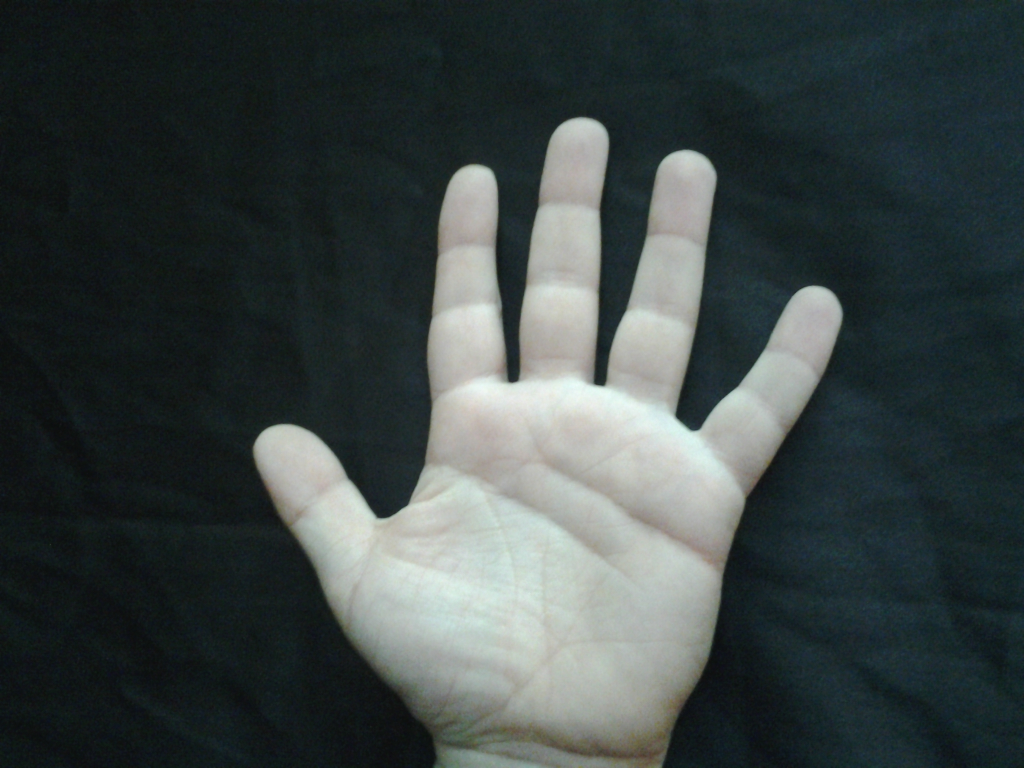
#> input picture Example_data/p1/Hand/Left/p1_l_2.jpg, 2048 x 1536 px (shown at 1/2 size)
$ python extract.py ../Example_data/p1/Hand/Left out.png out   (older library calls are emulated)
#> lines starting #> are read from the running program, lines starting #| are printed output that depends on the picture; after the words box and inside, x2 and y2 are one past the last pixel; in counts of white or black regions, pixels touching at a corner belong together
import os
import cv2
import json
import numpy as np
import re
import matplotlib.pyplot as plt

def get_person_id(image_path):
    # Regex pattern to match 'p{number}'
    pattern = r'p\d+'
    # Find all occurrences of the pattern in the string
    match = re.search(pattern, image_path)
    return match.group() if match else None

def normalize_hand_orientation(image):
    # Convert to grayscale and threshold
    gray = cv2.cvtColor(image, cv2.COLOR_BGR2GRAY)
    _, thresh = cv2.threshold(gray, 127, 255, cv2.THRESH_BINARY)

    # Find contours
    contours, _ = cv2.findContours(thresh, cv2.RETR_TREE, cv2.CHAIN_APPROX_SIMPLE)

    # Find the largest contour which should be the hand
    hand_contour = max(contours, key=cv2.contourArea)

    # Calculate the bounding rectangle and minimum area rectangle
    rect = cv2.minAreaRect(hand_contour)
    box = cv2.boxPoints(rect)
    box = np.array(box, dtype=np.intp)  # Updated to avoid the deprecation warning

    # Get the angle and size of the hand
    angle = rect[-1]
    if angle < -45:
        angle = 90 + angle

    # Rotate the image to normalize the orientation
    (h, w) = image.shape[:2]
    center = (w // 2, h // 2)
    M = cv2.getRotationMatrix2D(center, angle, 1.0)
    rotated = cv2.warpAffine(image, M, (w, h), flags=cv2.INTER_CUBIC, borderMode=cv2.BORDER_REPLICATE)

    # Find the new contour after rotation
    gray_rotated = cv2.cvtColor(rotated, cv2.COLOR_BGR2GRAY)
    _, thresh_rotated = cv2.threshold(gray_rotated, 127, 255, cv2.THRESH_BINARY)
    contours_rotated, _ = cv2.findContours(thresh_rotated, cv2.RETR_TREE, cv2.CHAIN_APPROX_SIMPLE)

    # Find the largest contour which should be the hand
    hand_contour_rotated = max(contours_rotated, key=cv2.contourArea)

    # Crop the rotated image around the hand contour
    x, y, w, h = cv2.boundingRect(hand_contour_rotated)
    hand_roi = rotated[y:y+h, x:x+w]

    # Resize to a fixed size
    hand_roi_resized = cv2.resize(hand_roi, (300, 300))

    return hand_roi_resized

def extract_hand_geometry_features(image, num_fingers=5):
    # Convert to grayscale and threshold
    gray = cv2.cvtColor(image, cv2.COLOR_BGR2GRAY)
    _, thresh = cv2.threshold(gray, 127, 255, cv2.THRESH_BINARY)

    # Find contours
    contours, _ = cv2.findContours(thresh, cv2.RETR_TREE, cv2.CHAIN_APPROX_SIMPLE)

    # Find the largest contour which should be the hand
    hand_contour = max(contours, key=cv2.contourArea)

    # Find the convex hull and defects
    hull = cv2.convexHull(hand_contour, returnPoints=False)
    hull[::-1].sort(axis=0)
    defects = cv2.convexityDefects(hand_contour, hull)

    # Initialize lists to hold lengths and widths
    finger_lengths = []
    finger_widths = []

    if defects is not None:
        for i in range(defects.shape[0]):
            s, e, f, _ = defects[i, 0]
            start = tuple(hand_contour[s][0])
            end = tuple(hand_contour[e][0])
            far = tuple(hand_contour[f][0])
            finger_lengths.append(np.linalg.norm(np.array(start) - np.array(end)))
            finger_widths.append(np.linalg.norm(np.array(start) - np.array(far)))

            # Draw lines on the image for visualization
            cv2.line(image, start, end, (0, 255, 0), 2)
            cv2.line(image, start, far, (255, 0, 0), 2)

    # Ensure the lengths and widths vectors are of the same size
    if len(finger_lengths) < num_fingers:
        finger_lengths.extend([0] * (num_fingers - len(finger_lengths)))
    if len(finger_widths) < num_fingers:
        finger_widths.extend([0] * (num_fingers - len(finger_widths)))

    # Trim the lists to the fixed size
    finger_lengths = finger_lengths[:num_fingers]
    finger_widths = finger_widths[:num_fingers]

    return finger_lengths + finger_widths

def extract_palmprint_features(image):
    # Convert to grayscale
    gray = cv2.cvtColor(image, cv2.COLOR_BGR2GRAY)
    gray = cv2.resize(gray, (128, 128))

    # Extract texture features (e.g., using Local Binary Pattern)
    lbp = cv2.Laplacian(gray, cv2.CV_64F)
    hist, _ = np.histogram(lbp, bins=64, range=(0, 256))
    hist = hist.astype("float")
    hist /= (hist.sum() + 1e-6)  # Normalize histogram

    return hist.tolist()

def extract_features(image_path):
    image = cv2.imread(image_path)
    person_id = get_person_id(image_path)

    # Normalize the hand orientation and extract the hand ROI
    hand_roi = normalize_hand_orientation(image)

    hand_geometry_features = extract_hand_geometry_features(hand_roi)
    palmprint_features = extract_palmprint_features(hand_roi)

    return {
        "hand_geometry": hand_geometry_features,
        "palmprint": palmprint_features,
        "person_id": person_id,
        "hand_roi": hand_roi  # Added for visualization
    }

def get_all_image_paths(directory):
    image_paths = []
    for root, _, files in os.walk(directory):
        for file in files:
            if file.endswith('.jpg') or file.endswith('.png'):
                image_paths.append(os.path.join(root, file))
    return image_paths

def save_images(images, output_dir):
    if not os.path.exists(output_dir):
        os.makedirs(output_dir)
    for i, img in enumerate(images):
        cv2.imwrite(os.path.join(output_dir, f'hand_roi_{i+1}.png'), img)

def main(directory, output_json, output_images_dir):
    features = {}
    image_paths = get_all_image_paths(directory)
    hand_rois = []
    for i, file_path in enumerate(image_paths):
        feature = extract_features(file_path)
#> in extract_features, image is the input picture: shape (1536, 2048, 3); mean B, G, R 68, 68.5, 59.6
#> in normalize_hand_orientation, `_, thresh = cv2.threshold(gray, 127, 255, cv2.THRESH_BINARY)`:
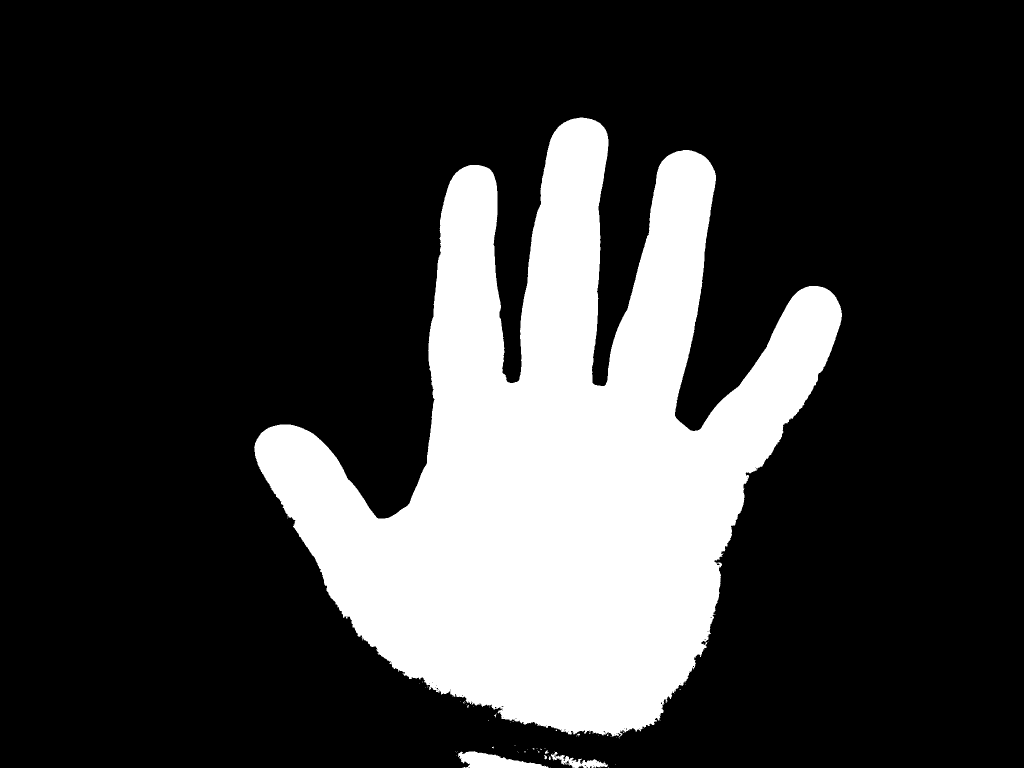
#> thresh: shape (1536, 2048) (shown at 1/2 size); 22.3% white; 66 white regions (60 under 20 px)
#> in normalize_hand_orientation, `contours, _ = cv2.findContours(thresh, cv2.RETR_TREE, cv2.CHAIN_APPROX..`: contours = 159 contours, 152 with area under 20; largest, box (x1, y1, x2, y2) and area: (508, 235, 1684, 1475) 694277, (916, 1502, 1097, 1536) 3168, (1102, 1503, 1216, 1536) 1168, (1402, 1281, 1413, 1291) 56, (1131, 1521, 1140, 1528) 30, (1235, 1465, 1243, 1473) 26, (1088, 1510, 1094, 1519) 21
#> in normalize_hand_orientation, `hand_contour = max(contours, key=cv2.contourArea)`: hand_contour = contour of 3387 points, box (x1, y1, x2, y2) (508, 235, 1684, 1475), area 694277
#> in normalize_hand_orientation, `rect = cv2.minAreaRect(hand_contour)`: rect = ((1141.9, 857.4), (1192, 983), -53.22)
#> in normalize_hand_orientation, `box = cv2.boxPoints(rect)`: box = [[1178.7, 1629.1], [391.3, 1040.5], [1105, 85.76], [1892.4, 674.4]]
#> in normalize_hand_orientation, `box = np.array(box, dtype=np.intp)`: box = [[1178, 1629], [391, 1040], [1105, 85], [1892, 674]]
#> in normalize_hand_orientation, `angle = rect[-1]`: angle = -53.22
#> in normalize_hand_orientation, `angle = 90 + angle`: angle = 36.78
#> in normalize_hand_orientation, `M = cv2.getRotationMatrix2D(center, angle, 1.0)`: M = [[0.801, 0.599, -256], [-0.599, 0.801, 766]]
#> in normalize_hand_orientation, `rotated = cv2.warpAffine(image, M, (w, h), flags=cv2.INTER_CUBIC, bord..`:
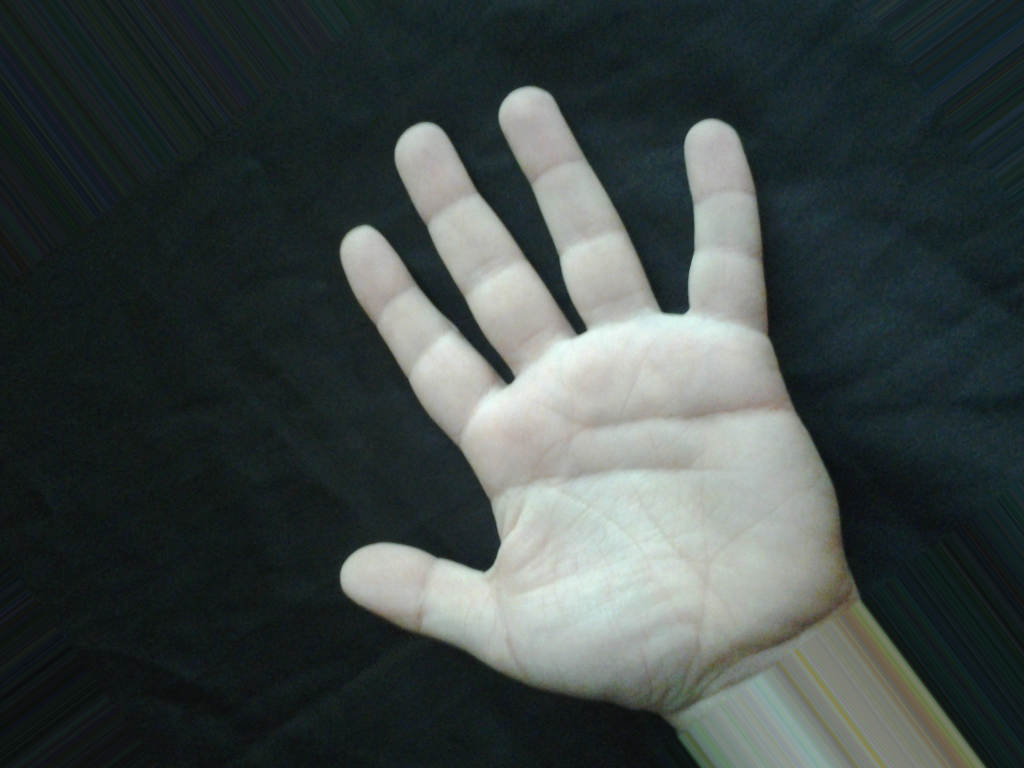
#> rotated: shape (1536, 2048, 3) (shown at 1/2 size); mean B, G, R 70.2, 71.5, 63
#> in normalize_hand_orientation, `_, thresh_rotated = cv2.threshold(gray_rotated, 127, 255, cv2.THRESH_B..`:
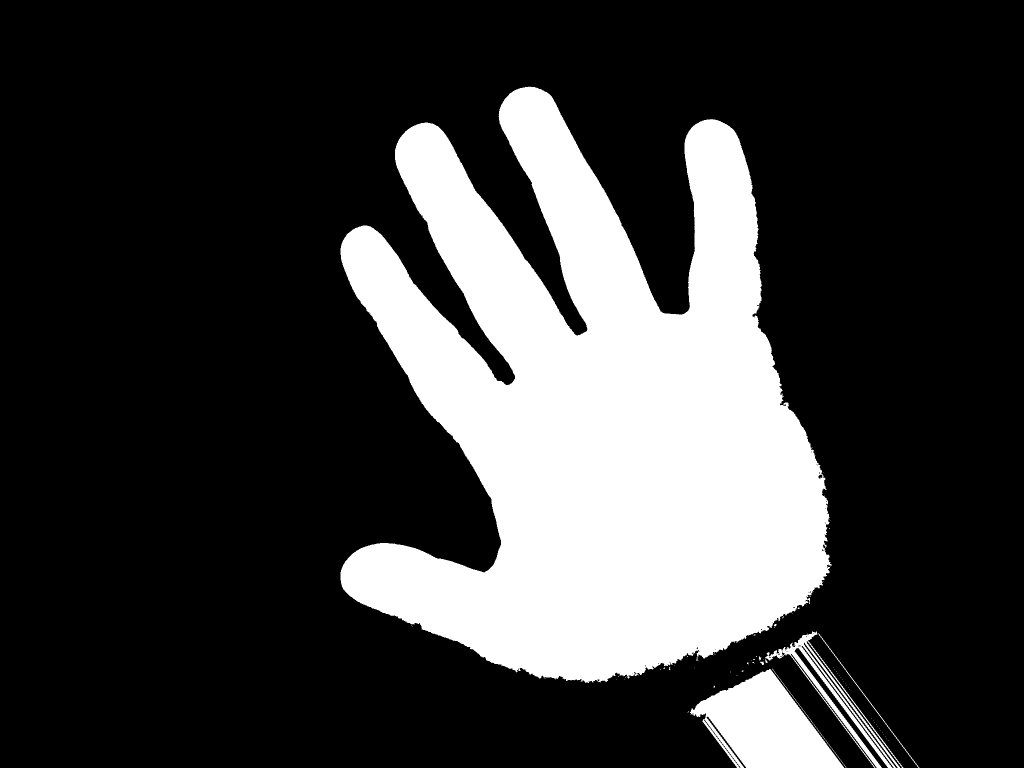
#> thresh_rotated: shape (1536, 2048) (shown at 1/2 size); 23.6% white; 83 white regions (75 under 20 px)
#> in normalize_hand_orientation, `contours_rotated, _ = cv2.findContours(thresh_rotated, cv2.RETR_TREE, ..`: contours_rotated = 156 contours, 148 with area under 20; largest, box (x1, y1, x2, y2) and area: (681, 173, 1664, 1366) 694374, (1380, 1338, 1688, 1536) 33510, (1530, 1262, 1807, 1536) 7796, (1636, 1267, 1839, 1536) 266, (1636, 948, 1646, 958) 56, (1407, 1438, 1423, 1458) 50, (1563, 1302, 1571, 1312) 34, (1520, 1323, 1528, 1330) 23
#> in normalize_hand_orientation, `hand_contour_rotated = max(contours_rotated, key=cv2.contourArea)`: hand_contour_rotated = contour of 4031 points, box (x1, y1, x2, y2) (681, 173, 1664, 1366), area 694374
#> in normalize_hand_orientation, `x, y, w, h = cv2.boundingRect(hand_contour_rotated)`: x = 681; y = 173; w = 983; h = 1193
#> in normalize_hand_orientation, `hand_roi = rotated[y:y+h, x:x+w]`:
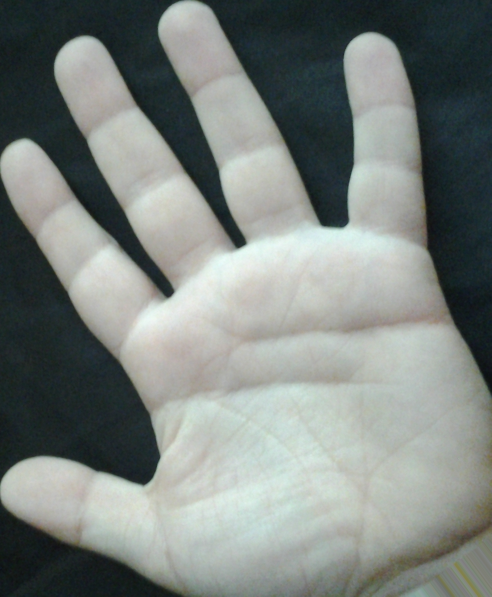
#> hand_roi: shape (1193, 983, 3) (shown at 1/2 size); mean B, G, R 127.1, 130.8, 124
#> in extract_hand_geometry_features, `_, thresh = cv2.threshold(gray, 127, 255, cv2.THRESH_BINARY)`:
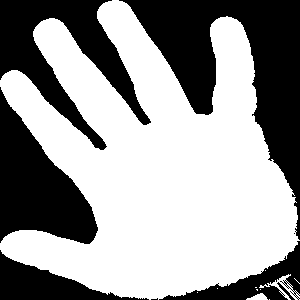
#> thresh: shape (300, 300); 59.9% white; 8 black regions (2 under 20 px)
#> in extract_hand_geometry_features, `contours, _ = cv2.findContours(thresh, cv2.RETR_TREE, cv2.CHAIN_APPROX..`: contours = 60 contours, 57 with area under 20; largest, box (x1, y1, x2, y2) and area: (0, 0, 300, 300) 52696, (259, 274, 300, 300) 242, (246, 293, 268, 300) 68
#> in extract_hand_geometry_features, `hand_contour = max(contours, key=cv2.contourArea)`: hand_contour = contour of 943 points, box (x1, y1, x2, y2) (0, 0, 300, 300), area 52696
#> in extract_hand_geometry_features, `hull = cv2.convexHull(hand_contour, returnPoints=False)`: hull = 36 values, max 942 at index 0, min 0 at index 35, mean 540.8
#> in extract_hand_geometry_features, `defects = cv2.convexityDefects(hand_contour, hull)`: defects = 34 rows, first 6: [0, 2, 1, 186], [2, 156, 95, 33196], [156, 160, 157, 162], [160, 162, 161, 114], [163, 286, 231, 32305], [286, 290, 287, 114]
#> the loop in extract_hand_geometry_features, `for i in range(defects.shape[0]):` made 34 passes
#> (s, e, f, start, end, far) on passes 1 to 8: (0, 2, 1, (112, 0), (108, 1), (111, 1)), (2, 156, 95, (108, 1), (49, 18), (146, 125)), (156, 160, 157, (49, 18), (43, 20), (48, 19)), (160, 162, 161, (43, 20), (41, 21), (42, 21)), (163, 286, 231, (35, 27), (2, 76), (107, 146)), (286, 290, 287, (2, 76), (0, 80), (2, 77)), (290, 433, 378, (0, 80), (0, 249), (98, 227)), (433, 437, 434, (0, 249), (2, 253), (1, 250))
#> after the loop in extract_hand_geometry_features, `for i in range(defects.shape[0]):`:
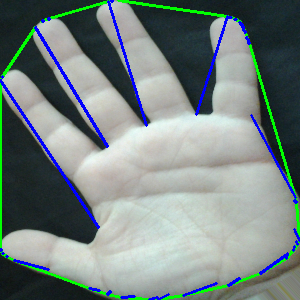
#> image: shape (300, 300, 3); mean B, G, R 129.1, 131.1, 118.4
#> after the loop in extract_hand_geometry_features, `for i in range(defects.shape[0]):`: finger_lengths = 34 values, max 169 at index 6, min 2.24 at index 3, mean 28.97; finger_widths = 34 values, max 176.7 at index 6, min 1 at index 5, mean 25.21
#> in extract_hand_geometry_features, `finger_lengths = finger_lengths[:num_fingers]`: finger_lengths = [4.12, 61.4, 6.32, 2.24, 59.08]
#> in extract_hand_geometry_features, `finger_widths = finger_widths[:num_fingers]`: finger_widths = [1.41, 129.7, 1.41, 1.41, 139.1]
#> in extract_features, `hand_geometry_features = extract_hand_geometry_features(hand_roi)`: hand_geometry_features = [4.12, 61.4, 6.32, 2.24, 59.08, 1.41, 129.7, 1.41, 1.41, 139.1]
#> in extract_palmprint_features, `lbp = cv2.Laplacian(gray, cv2.CV_64F)`:
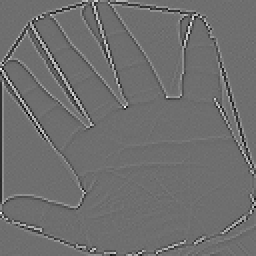
#> lbp: shape (128, 128) float64 (shown 2 times larger); min -408, max 531, mean -0.3; drawn with min black and max white
#> in extract_palmprint_features, `hist, _ = np.histogram(lbp, bins=64, range=(0, 256))`: hist = 64 values, max 2577 at index 0, min 6 at index 55, mean 124.9
#> in extract_palmprint_features, `hist /= (hist.sum() + 1e-6)`: hist = 64 values, max 0.322 at index 0, min 0.000751 at index 55, mean 0.0156
#> in extract_features, `palmprint_features = extract_palmprint_features(hand_roi)`: palmprint_features has the same summary as hist in extract_palmprint_features
#> feature = 4 items
        # Remove hand_roi from features to avoid JSON serialization error
        hand_roi = feature.pop("hand_roi")
        features[os.path.basename(file_path)] = feature
        if i < 10:
            hand_rois.append(hand_roi)
#> pass 2 of the loop in main, `for i, file_path in enumerate(image_paths):`:
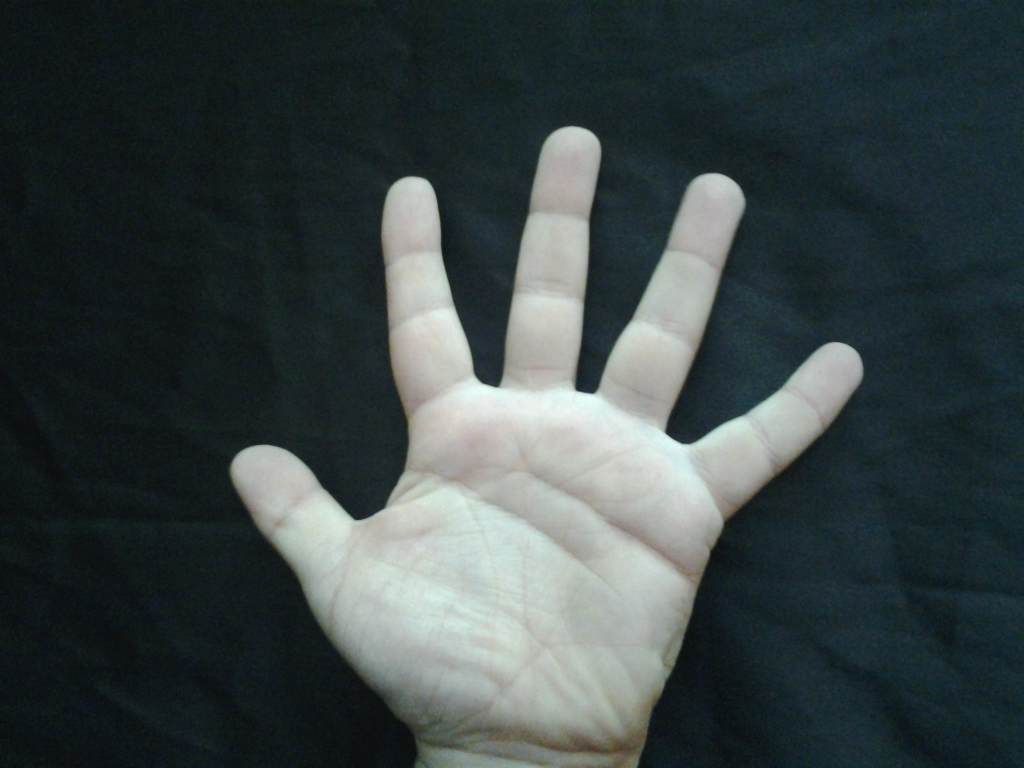
#> input picture Example_data/p1/Hand/Left/p1_l_3.jpg, 2048 x 1536 px (shown at 1/2 size)
#> in extract_features, image is the input picture: shape (1536, 2048, 3); mean B, G, R 68.9, 68.3, 58.4
#> in normalize_hand_orientation (call 2), `contours, _ = cv2.findContours(thresh, cv2.RETR_TREE, cv2.CHAIN_APPROX..`: contours = 133 contours, 123 with area under 20; largest, box (x1, y1, x2, y2) and area: (464, 253, 1725, 1475) 673785, (885, 1502, 1109, 1536) 3558, (1103, 1509, 1186, 1530) 782, (1334, 1301, 1348, 1319) 68, (1087, 1503, 1098, 1517) 60
#> contours_rotated = 156 contours, 145 with area under 20; largest, box (x1, y1, x2, y2) and area: (607, 186, 1604, 1401) 673802, (1310, 1360, 1633, 1536) 32944, (1499, 1310, 1570, 1359) 784, (1580, 1040, 1589, 1061) 72, (1479, 1347, 1489, 1361) 62
#> hand_roi: shape (1215, 997, 3)
#> in extract_hand_geometry_features (call 2), `contours, _ = cv2.findContours(thresh, cv2.RETR_TREE, cv2.CHAIN_APPROX..`: contours = 18 contours, 15 with area under 20; largest, box (x1, y1, x2, y2) and area: (0, 0, 300, 300) 49462, (250, 290, 282, 300) 132, (268, 278, 290, 289) 36
#> in extract_hand_geometry_features (call 2), `hand_contour = max(contours, key=cv2.contourArea)`: hand_contour = contour of 916 points, box (x1, y1, x2, y2) (0, 0, 300, 300), area 49462
#> hull = 35 values, max 915 at index 0, min 0 at index 34, mean 492
#> defects = 29 rows, first 6: [0, 136, 61, 32201], [136, 138, 137, 186], [138, 140, 139, 162], [140, 142, 141, 114], [142, 294, 233, 32149], [295, 297, 296, 142]
#> the loop in extract_hand_geometry_features (call 2), `for i in range(defects.shape[0]):` made 29 passes
#> (s, e, f, start, end, far) on passes 1 to 4: (0, 136, 61, (164, 0), (79, 18), (162, 129)), (136, 138, 137, (79, 18), (75, 19), (78, 19)), (138, 140, 139, (75, 19), (72, 20), (74, 20)), (140, 142, 141, (72, 20), (70, 21), (71, 21))
#> after the loop in extract_hand_geometry_features (call 2), `for i in range(defects.shape[0]):`:
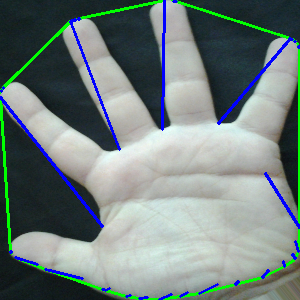
#> image: shape (300, 300, 3); mean B, G, R 125.7, 127.9, 113.9
#> after the loop in extract_hand_geometry_features (call 2), `for i in range(defects.shape[0]):`: finger_lengths = 29 values, max 180 at index 23, min 2.24 at index 3, mean 34.11; finger_widths = 29 values, max 164.5 at index 7, min 1 at index 5, mean 26.72
#> in extract_hand_geometry_features (call 2), `finger_lengths = finger_lengths[:num_fingers]`: finger_lengths = [86.88, 4.12, 3.16, 2.24, 92.63]
#> in extract_hand_geometry_features (call 2), `finger_widths = finger_widths[:num_fingers]`: finger_widths = [129, 1.41, 1.41, 1.41, 137.1]
#> hand_geometry_features = [86.88, 4.12, 3.16, 2.24, 92.63, 129, 1.41, 1.41, 1.41, 137.1]
#> in extract_palmprint_features (call 2), `lbp = cv2.Laplacian(gray, cv2.CV_64F)`:
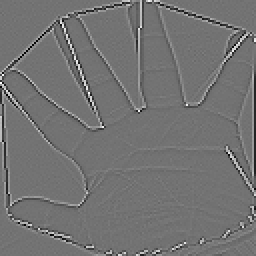
#> lbp: shape (128, 128) float64 (shown 2 times larger); min -367, max 446, mean -0.2; drawn with min black and max white
#> in extract_palmprint_features (call 2), `hist, _ = np.histogram(lbp, bins=64, range=(0, 256))`: hist = 64 values, max 2551 at index 0, min 5 at index 62, mean 125.2
#> in extract_palmprint_features (call 2), `hist /= (hist.sum() + 1e-6)`: hist = 64 values, max 0.318 at index 0, min 0.000624 at index 62, mean 0.0156
#> palmprint_features has the same summary as hist in extract_palmprint_features

    with open(output_json, 'w') as f:
        json.dump(features, f, indent=4)

    save_images(hand_rois, output_images_dir)
#> the loop in save_images, `for i, img in enumerate(images):` made 2 passes

if __name__ == "__main__":
    import sys
    if len(sys.argv) != 4:
        print("Usage: python extract_hand_palm_features.py <directory> <output_json> <output_images_dir>")
        sys.exit(1)
    directory = sys.argv[1]
    output_json = sys.argv[2]
    output_images_dir = sys.argv[3]
    main(directory, output_json, output_images_dir)
